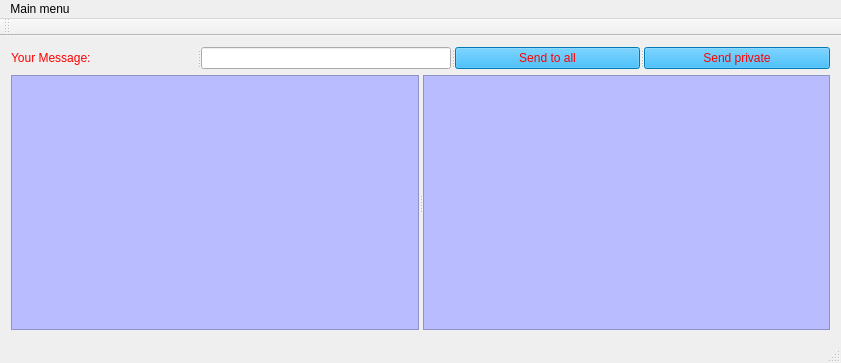
<?xml version="1.0" encoding="UTF-8"?>
<ui version="4.0">
 <class>MainWindow</class>
 <widget class="QMainWindow" name="MainWindow">
  <property name="geometry">
   <rect>
    <x>0</x>
    <y>0</y>
    <width>841</width>
    <height>363</height>
   </rect>
  </property>
  <property name="windowTitle">
   <string>MainWindow</string>
  </property>
  <property name="styleSheet">
   <string notr="true">QPushButton { color: red}
QPushButton {background-color: rgb(0, 170, 255)}
QPushButton {font: 14pt &quot;MS Shell Dlg 2&quot;}

QLabel { color: red }
QLabel {font: 14pt &quot;MS Shell Dlg 2&quot;}

QLineEdit { color: rgb(0, 0, 127) }
QLineEdit {font: 14pt &quot;MS Shell Dlg 2&quot;}</string>
  </property>
  <widget class="QWidget" name="centralWidget">
   <layout class="QVBoxLayout" name="verticalLayout" stretch="0,1">
    <item>
     <widget class="QSplitter" name="splitter_2">
      <property name="sizePolicy">
       <sizepolicy hsizetype="Expanding" vsizetype="Minimum">
        <horstretch>0</horstretch>
        <verstretch>0</verstretch>
       </sizepolicy>
      </property>
      <property name="maximumSize">
       <size>
        <width>16777215</width>
        <height>16777215</height>
       </size>
      </property>
      <property name="orientation">
       <enum>Qt::Horizontal</enum>
      </property>
      <widget class="QLabel" name="label">
       <property name="text">
        <string>Your Message:</string>
       </property>
      </widget>
      <widget class="QLineEdit" name="messageLineEdit"/>
      <widget class="QPushButton" name="sendMessageButton">
       <property name="text">
        <string>Send to all</string>
       </property>
      </widget>
      <widget class="QPushButton" name="privateMessageSendButton">
       <property name="text">
        <string>Send private</string>
       </property>
      </widget>
     </widget>
    </item>
    <item>
     <widget class="QSplitter" name="splitter">
      <property name="orientation">
       <enum>Qt::Horizontal</enum>
      </property>
      <widget class="QTextBrowser" name="commonChatBrowser">
       <property name="styleSheet">
        <string notr="true">background-color: rgb(185, 189, 255);
font: 12pt &quot;Arial&quot;;
color: rgb(255, 1, 13)</string>
       </property>
      </widget>
      <widget class="QTextBrowser" name="privateChatBrowser">
       <property name="styleSheet">
        <string notr="true">background-color: rgb(185, 189, 255);
font: 12pt &quot;Arial&quot;;
color: rgb(255, 1, 13)</string>
       </property>
      </widget>
     </widget>
    </item>
   </layout>
  </widget>
  <widget class="QMenuBar" name="menuBar">
   <property name="geometry">
    <rect>
     <x>0</x>
     <y>0</y>
     <width>841</width>
     <height>25</height>
    </rect>
   </property>
   <widget class="QMenu" name="menuMain_menu">
    <property name="title">
     <string>Main menu</string>
    </property>
    <addaction name="actionOpen_another_client"/>
    <addaction name="actionServer_view"/>
    <addaction name="separator"/>
    <addaction name="actionCloseClient"/>
   </widget>
   <addaction name="menuMain_menu"/>
  </widget>
  <widget class="QToolBar" name="mainToolBar">
   <attribute name="toolBarArea">
    <enum>TopToolBarArea</enum>
   </attribute>
   <attribute name="toolBarBreak">
    <bool>false</bool>
   </attribute>
  </widget>
  <widget class="QStatusBar" name="statusBar"/>
  <action name="actionOpen_another_client">
   <property name="text">
    <string>Open another client</string>
   </property>
  </action>
  <action name="actionCloseClient">
   <property name="text">
    <string>Close this client</string>
   </property>
  </action>
  <action name="actionServer_view">
   <property name="text">
    <string>Server view</string>
   </property>
  </action>
 </widget>
 <layoutdefault spacing="6" margin="11"/>
 <resources/>
 <connections/>
</ui>
